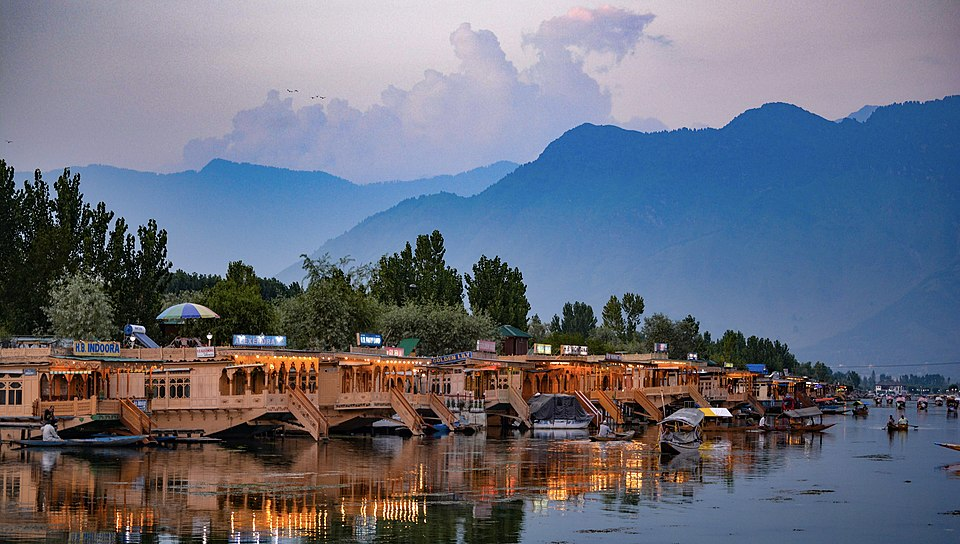
#> input picture 6_Color_Spaces_and_Color_Channels/2_Color_Channels/Kashmir.jpg, 960 x 544 px, found by its file name
$ python 3_individual_color_channels.py
#> lines starting #> are read from the running program, lines starting #| are printed output that depends on the picture
import cv2 as cv
import numpy as np

img = cv.imread('kashmir.jpg')
#> img is the input picture: shape (544, 960, 3); mean B, G, R 123.6, 109.1, 105.3
cv.imshow('kashmir', img)

b, g, r = cv.split(img)
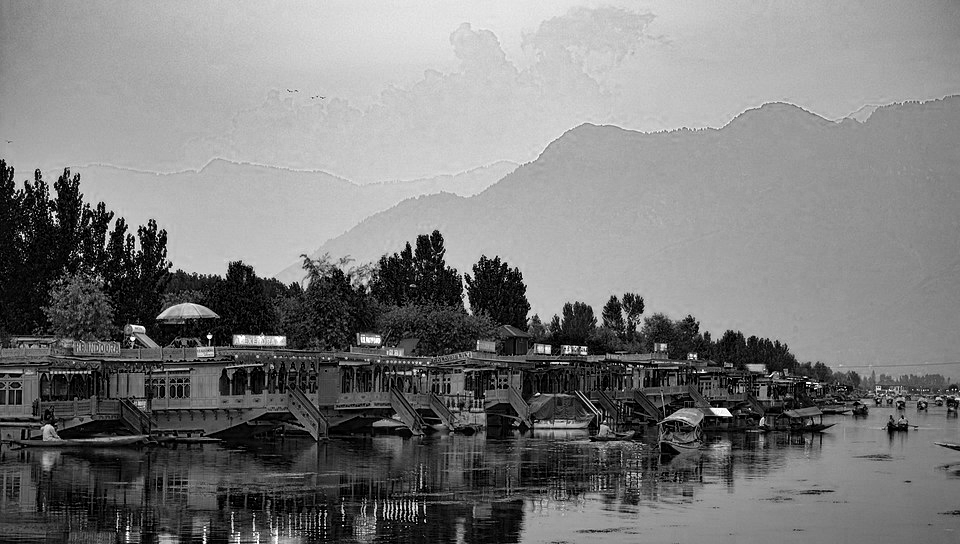
#> b: shape (544, 960); min 0, max 255, mean 123.6
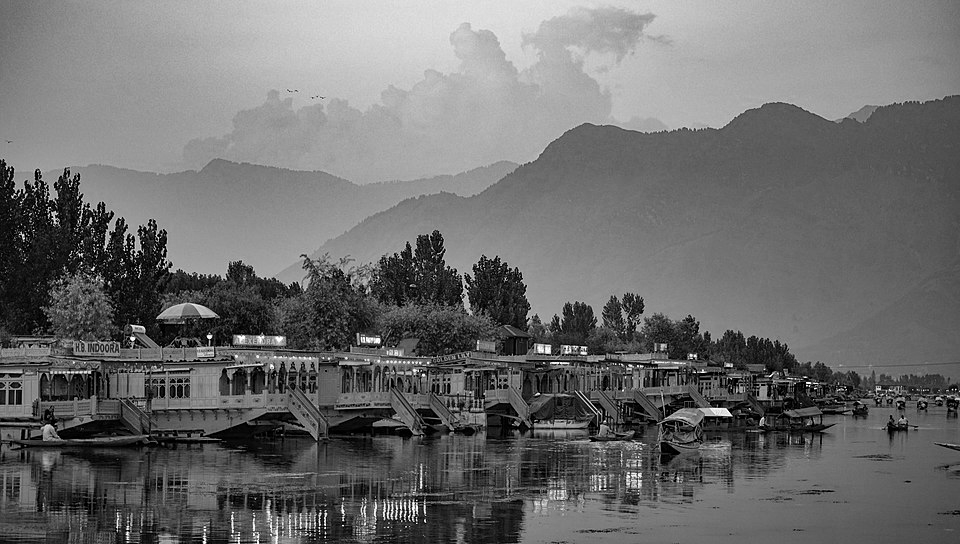
#> g: shape (544, 960); min 0, max 255, mean 109.1
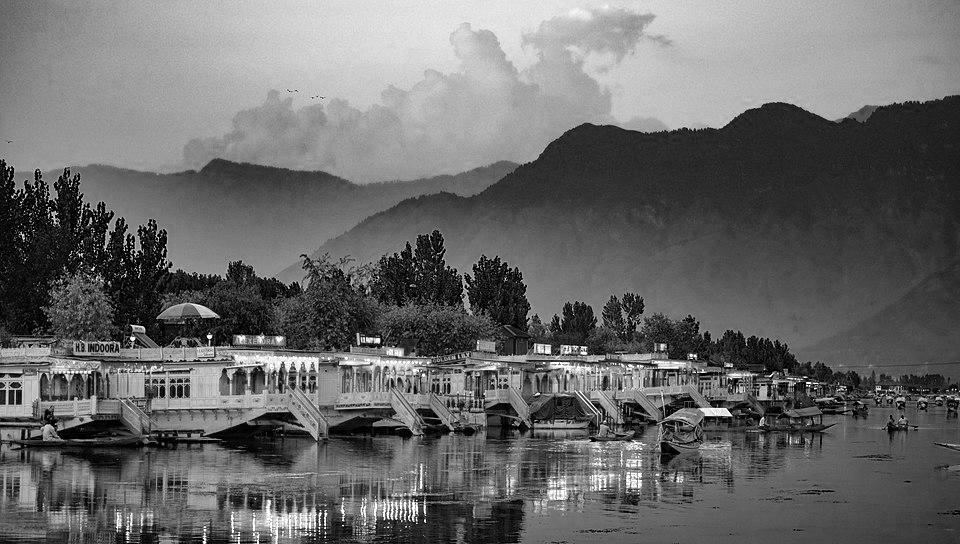
#> r: shape (544, 960); min 0, max 255, mean 105.3

blank = np.zeros(img.shape[:2], dtype='uint8')

blue = cv.merge((b, blank, blank))
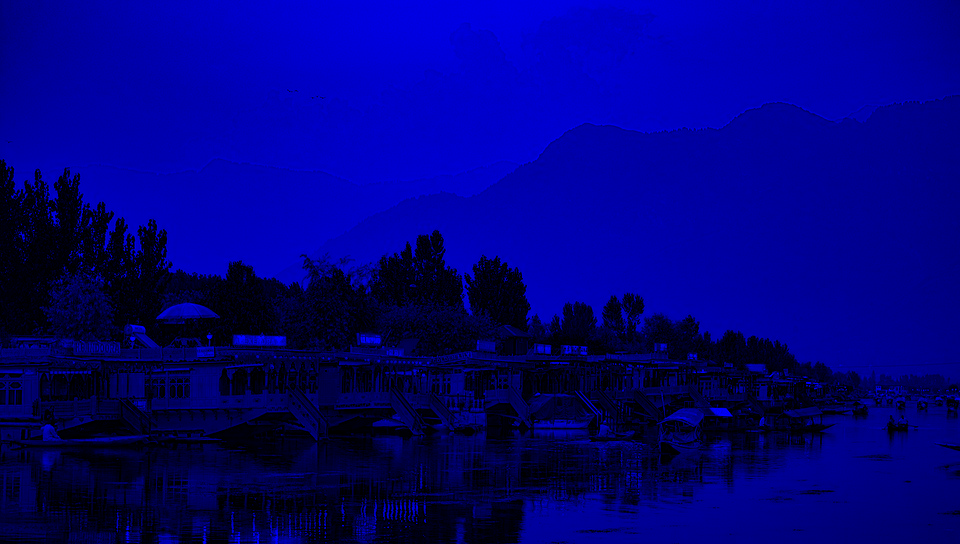
#> blue: shape (544, 960, 3); mean of channels 0, 1, 2 123.6, 0, 0; drawn as B, G, R
green = cv.merge((blank, g, blank))
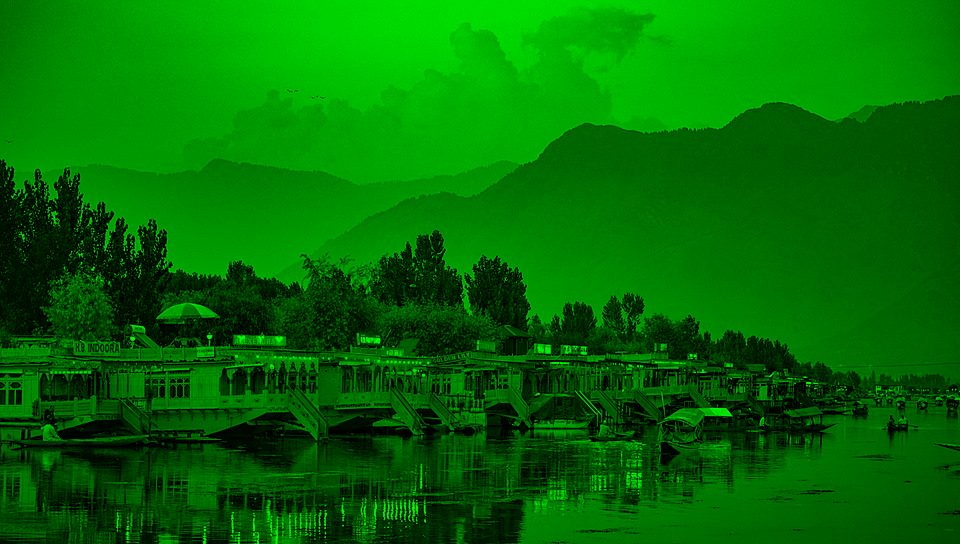
#> green: shape (544, 960, 3); mean of channels 0, 1, 2 0, 109.1, 0; drawn as B, G, R
red = cv.merge((blank, blank, r))
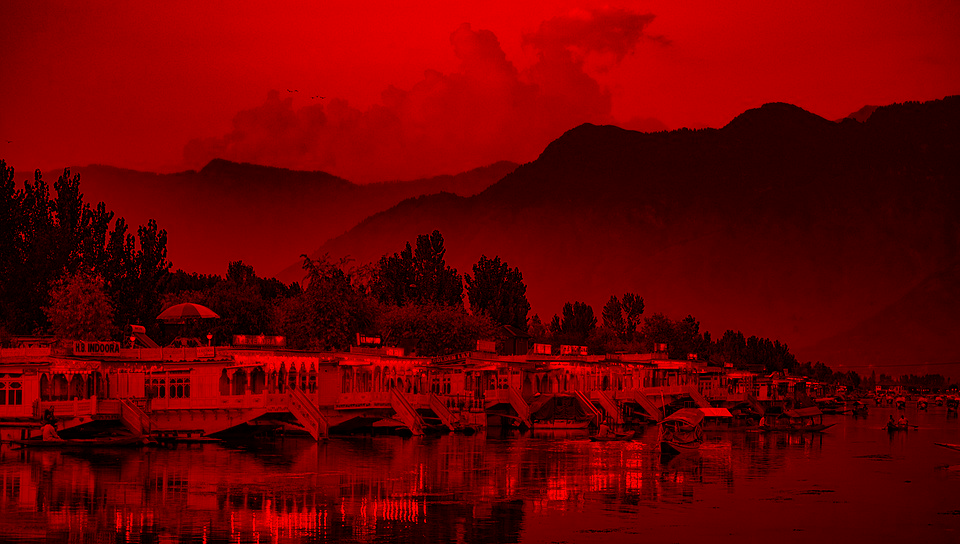
#> red: shape (544, 960, 3); mean of channels 0, 1, 2 0, 0, 105.3; drawn as B, G, R

cv.imshow('Blue Channel', blue)
cv.imshow('Green Channel', green)
cv.imshow('Red Channel', red)

cv.waitKey(0)
